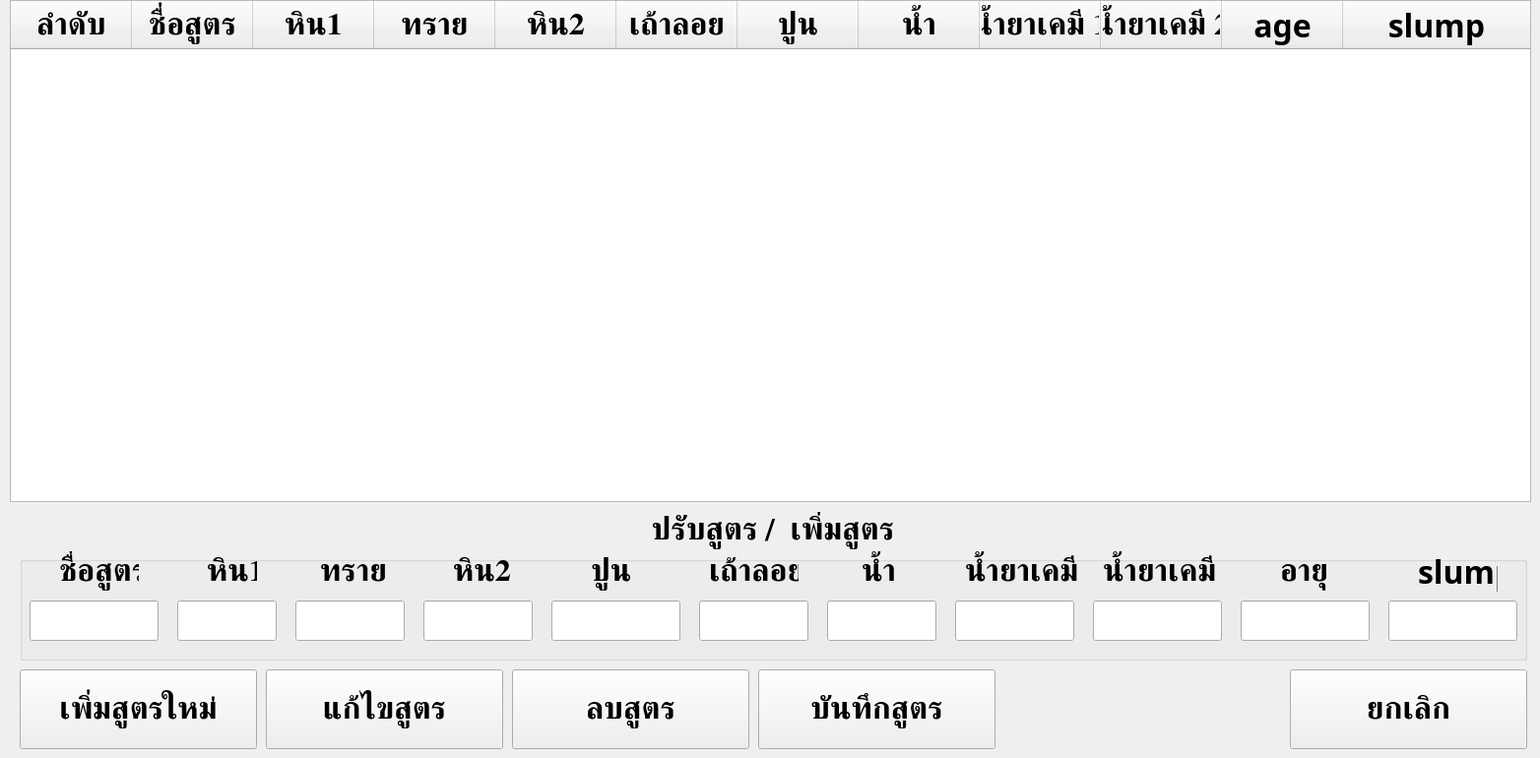
    <widget class="QWidget" name="Formula_tab">
     <attribute name="title">
      <string>Formula</string>
     </attribute>
     <widget class="QTreeWidget" name="for_formula_treeWidget">
      <property name="geometry">
       <rect>
        <x>10</x>
        <y>0</y>
        <width>1545</width>
        <height>510</height>
       </rect>
      </property>
      <property name="minimumSize">
       <size>
        <width>1545</width>
        <height>510</height>
       </size>
      </property>
      <property name="maximumSize">
       <size>
        <width>1545</width>
        <height>510</height>
       </size>
      </property>
      <property name="sizeIncrement">
       <size>
        <width>0</width>
        <height>0</height>
       </size>
      </property>
      <property name="baseSize">
       <size>
        <width>0</width>
        <height>0</height>
       </size>
      </property>
      <property name="font">
       <font>
        <family>TH Niramit AS</family>
        <pointsize>24</pointsize>
        <bold>true</bold>
       </font>
      </property>
      <property name="frameShadow">
       <enum>QFrame::Shadow::Raised</enum>
      </property>
      <property name="lineWidth">
       <number>1</number>
      </property>
      <property name="sizeAdjustPolicy">
       <enum>QAbstractScrollArea::SizeAdjustPolicy::AdjustIgnored</enum>
      </property>
      <property name="autoExpandDelay">
       <number>3</number>
      </property>
      <property name="itemsExpandable">
       <bool>true</bool>
      </property>
      <property name="sortingEnabled">
       <bool>false</bool>
      </property>
      <property name="animated">
       <bool>false</bool>
      </property>
      <property name="allColumnsShowFocus">
       <bool>false</bool>
      </property>
      <property name="wordWrap">
       <bool>false</bool>
      </property>
      <property name="expandsOnDoubleClick">
       <bool>false</bool>
      </property>
      <property name="columnCount">
       <number>12</number>
      </property>
      <attribute name="headerMinimumSectionSize">
       <number>50</number>
      </attribute>
      <attribute name="headerDefaultSectionSize">
       <number>123</number>
      </attribute>
      <column>
       <property name="text">
        <string>ลำดับ</string>
       </property>
       <property name="font">
        <font>
         <family>TH Niramit AS</family>
         <pointsize>24</pointsize>
         <bold>true</bold>
        </font>
       </property>
       <property name="textAlignment">
        <set>AlignCenter</set>
       </property>
      </column>
      <column>
       <property name="text">
        <string>ชื่อสูตร</string>
       </property>
       <property name="font">
        <font>
         <family>TH Niramit AS</family>
         <pointsize>24</pointsize>
         <bold>true</bold>
        </font>
       </property>
       <property name="textAlignment">
        <set>AlignCenter</set>
       </property>
      </column>
      <column>
       <property name="text">
        <string>หิน1</string>
       </property>
       <property name="font">
        <font>
         <family>TH Niramit AS</family>
         <pointsize>24</pointsize>
         <bold>true</bold>
        </font>
       </property>
       <property name="textAlignment">
        <set>AlignCenter</set>
       </property>
      </column>
      <column>
       <property name="text">
        <string>ทราย</string>
       </property>
       <property name="font">
        <font>
         <family>TH Niramit AS</family>
         <pointsize>24</pointsize>
         <bold>true</bold>
        </font>
       </property>
       <property name="textAlignment">
        <set>AlignCenter</set>
       </property>
      </column>
      <column>
       <property name="text">
        <string>หิน2</string>
       </property>
       <property name="font">
        <font>
         <family>TH Niramit AS</family>
         <pointsize>24</pointsize>
         <bold>true</bold>
        </font>
       </property>
       <property name="textAlignment">
        <set>AlignCenter</set>
       </property>
      </column>
      <column>
       <property name="text">
        <string>เถ้าลอย</string>
       </property>
       <property name="font">
        <font>
         <family>TH Niramit AS</family>
         <pointsize>24</pointsize>
         <bold>true</bold>
        </font>
       </property>
       <property name="textAlignment">
        <set>AlignCenter</set>
       </property>
      </column>
      <column>
       <property name="text">
        <string>ปูน</string>
       </property>
       <property name="font">
        <font>
         <family>TH Niramit AS</family>
         <pointsize>24</pointsize>
         <bold>true</bold>
        </font>
       </property>
       <property name="textAlignment">
        <set>AlignCenter</set>
       </property>
      </column>
      <column>
       <property name="text">
        <string>น้ำ</string>
       </property>
       <property name="font">
        <font>
         <family>TH Niramit AS</family>
         <pointsize>24</pointsize>
         <bold>true</bold>
        </font>
       </property>
       <property name="textAlignment">
        <set>AlignCenter</set>
       </property>
      </column>
      <column>
       <property name="text">
        <string>น้ำยาเคมี 1</string>
       </property>
       <property name="font">
        <font>
         <family>TH Niramit AS</family>
         <pointsize>24</pointsize>
         <bold>true</bold>
        </font>
       </property>
       <property name="textAlignment">
        <set>AlignCenter</set>
       </property>
      </column>
      <column>
       <property name="text">
        <string>น้ำยาเคมี 2</string>
       </property>
       <property name="font">
        <font>
         <family>TH Niramit AS</family>
         <pointsize>24</pointsize>
         <bold>true</bold>
        </font>
       </property>
       <property name="textAlignment">
        <set>AlignCenter</set>
       </property>
      </column>
      <column>
       <property name="text">
        <string>age</string>
       </property>
       <property name="font">
        <font>
         <family>TH Niramit AS</family>
         <pointsize>24</pointsize>
         <bold>true</bold>
        </font>
       </property>
       <property name="textAlignment">
        <set>AlignCenter</set>
       </property>
      </column>
      <column>
       <property name="text">
        <string>slump</string>
       </property>
       <property name="font">
        <font>
         <family>TH Niramit AS</family>
         <pointsize>24</pointsize>
         <bold>true</bold>
        </font>
       </property>
       <property name="textAlignment">
        <set>AlignCenter</set>
       </property>
      </column>
     </widget>
     <widget class="QGroupBox" name="for_config_formula_groupBox">
      <property name="geometry">
       <rect>
        <x>20</x>
        <y>520</y>
        <width>1531</width>
        <height>151</height>
       </rect>
      </property>
      <property name="font">
       <font>
        <family>TH Niramit AS</family>
        <pointsize>24</pointsize>
        <bold>true</bold>
       </font>
      </property>
      <property name="contextMenuPolicy">
       <enum>Qt::ContextMenuPolicy::DefaultContextMenu</enum>
      </property>
      <property name="title">
       <string>ปรับสูตร /  เพิ่มสูตร</string>
      </property>
      <property name="alignment">
       <set>Qt::AlignmentFlag::AlignCenter</set>
      </property>
      <property name="flat">
       <bool>false</bool>
      </property>
      <property name="checkable">
       <bool>false</bool>
      </property>
      <widget class="QLabel" name="for_name_formula_label">
       <property name="geometry">
        <rect>
         <x>40</x>
         <y>40</y>
         <width>81</width>
         <height>41</height>
        </rect>
       </property>
       <property name="font">
        <font>
         <family>TH Niramit AS</family>
         <pointsize>24</pointsize>
         <bold>true</bold>
        </font>
       </property>
       <property name="text">
        <string>ชื่อสูตร</string>
       </property>
      </widget>
      <widget class="QLineEdit" name="for_name_formula_lineEdit">
       <property name="geometry">
        <rect>
         <x>10</x>
         <y>90</y>
         <width>131</width>
         <height>41</height>
        </rect>
       </property>
       <property name="font">
        <font>
         <family>TH Niramit AS</family>
         <pointsize>22</pointsize>
         <bold>true</bold>
        </font>
       </property>
       <property name="alignment">
        <set>Qt::AlignmentFlag::AlignCenter</set>
       </property>
      </widget>
      <widget class="QLabel" name="for_rock_1_label">
       <property name="geometry">
        <rect>
         <x>190</x>
         <y>40</y>
         <width>51</width>
         <height>41</height>
        </rect>
       </property>
       <property name="font">
        <font>
         <family>TH Niramit AS</family>
         <pointsize>24</pointsize>
         <bold>true</bold>
        </font>
       </property>
       <property name="text">
        <string>หิน1</string>
       </property>
      </widget>
      <widget class="QLabel" name="for_sand_label">
       <property name="geometry">
        <rect>
         <x>305</x>
         <y>40</y>
         <width>71</width>
         <height>41</height>
        </rect>
       </property>
       <property name="font">
        <font>
         <family>TH Niramit AS</family>
         <pointsize>24</pointsize>
         <bold>true</bold>
        </font>
       </property>
       <property name="text">
        <string>ทราย</string>
       </property>
      </widget>
      <widget class="QLabel" name="for_rock_2_label">
       <property name="geometry">
        <rect>
         <x>440</x>
         <y>40</y>
         <width>71</width>
         <height>41</height>
        </rect>
       </property>
       <property name="font">
        <font>
         <family>TH Niramit AS</family>
         <pointsize>24</pointsize>
         <bold>true</bold>
        </font>
       </property>
       <property name="text">
        <string>หิน2</string>
       </property>
      </widget>
      <widget class="QLabel" name="for_fyash_label">
       <property name="geometry">
        <rect>
         <x>700</x>
         <y>40</y>
         <width>91</width>
         <height>41</height>
        </rect>
       </property>
       <property name="font">
        <font>
         <family>TH Niramit AS</family>
         <pointsize>24</pointsize>
         <bold>true</bold>
        </font>
       </property>
       <property name="text">
        <string>เถ้าลอย</string>
       </property>
      </widget>
      <widget class="QLabel" name="for_cement_label">
       <property name="geometry">
        <rect>
         <x>580</x>
         <y>40</y>
         <width>41</width>
         <height>41</height>
        </rect>
       </property>
       <property name="font">
        <font>
         <family>TH Niramit AS</family>
         <pointsize>24</pointsize>
         <bold>true</bold>
        </font>
       </property>
       <property name="text">
        <string>ปูน</string>
       </property>
      </widget>
      <widget class="QLabel" name="for_water_label">
       <property name="geometry">
        <rect>
         <x>855</x>
         <y>40</y>
         <width>41</width>
         <height>41</height>
        </rect>
       </property>
       <property name="font">
        <font>
         <family>TH Niramit AS</family>
         <pointsize>24</pointsize>
         <bold>true</bold>
        </font>
       </property>
       <property name="text">
        <string>น้ำ</string>
       </property>
      </widget>
      <widget class="QLabel" name="for_chem_1_label">
       <property name="geometry">
        <rect>
         <x>960</x>
         <y>40</y>
         <width>121</width>
         <height>41</height>
        </rect>
       </property>
       <property name="font">
        <font>
         <family>TH Niramit AS</family>
         <pointsize>24</pointsize>
         <bold>true</bold>
        </font>
       </property>
       <property name="text">
        <string>น้ำยาเคมี 1</string>
       </property>
      </widget>
      <widget class="QLabel" name="for_chem_2_label">
       <property name="geometry">
        <rect>
         <x>1100</x>
         <y>40</y>
         <width>121</width>
         <height>41</height>
        </rect>
       </property>
       <property name="font">
        <font>
         <family>TH Niramit AS</family>
         <pointsize>24</pointsize>
         <bold>true</bold>
        </font>
       </property>
       <property name="text">
        <string>น้ำยาเคมี 2</string>
       </property>
      </widget>
      <widget class="QLabel" name="for_age_label">
       <property name="geometry">
        <rect>
         <x>1280</x>
         <y>40</y>
         <width>51</width>
         <height>41</height>
        </rect>
       </property>
       <property name="font">
        <font>
         <family>TH Niramit AS</family>
         <pointsize>24</pointsize>
         <bold>true</bold>
        </font>
       </property>
       <property name="text">
        <string>อายุ</string>
       </property>
      </widget>
      <widget class="QLabel" name="for_slump_label">
       <property name="geometry">
        <rect>
         <x>1420</x>
         <y>40</y>
         <width>81</width>
         <height>41</height>
        </rect>
       </property>
       <property name="font">
        <font>
         <family>TH Niramit AS</family>
         <pointsize>24</pointsize>
         <bold>true</bold>
        </font>
       </property>
       <property name="text">
        <string>slump</string>
       </property>
      </widget>
      <widget class="QLineEdit" name="for_rock_1_lineEdit">
       <property name="geometry">
        <rect>
         <x>160</x>
         <y>90</y>
         <width>101</width>
         <height>41</height>
        </rect>
       </property>
       <property name="font">
        <font>
         <family>TH Niramit AS</family>
         <pointsize>22</pointsize>
         <bold>true</bold>
        </font>
       </property>
       <property name="alignment">
        <set>Qt::AlignmentFlag::AlignCenter</set>
       </property>
      </widget>
      <widget class="QLineEdit" name="for_sand_lineEdit">
       <property name="geometry">
        <rect>
         <x>280</x>
         <y>90</y>
         <width>111</width>
         <height>41</height>
        </rect>
       </property>
       <property name="font">
        <font>
         <family>TH Niramit AS</family>
         <pointsize>22</pointsize>
         <bold>true</bold>
        </font>
       </property>
       <property name="alignment">
        <set>Qt::AlignmentFlag::AlignCenter</set>
       </property>
      </widget>
      <widget class="QLineEdit" name="for_rock_2_lineEdit">
       <property name="geometry">
        <rect>
         <x>410</x>
         <y>90</y>
         <width>111</width>
         <height>41</height>
        </rect>
       </property>
       <property name="font">
        <font>
         <family>TH Niramit AS</family>
         <pointsize>22</pointsize>
         <bold>true</bold>
        </font>
       </property>
       <property name="alignment">
        <set>Qt::AlignmentFlag::AlignCenter</set>
       </property>
      </widget>
      <widget class="QLineEdit" name="for_fyash_lineEdit">
       <property name="geometry">
        <rect>
         <x>540</x>
         <y>90</y>
         <width>131</width>
         <height>41</height>
        </rect>
       </property>
       <property name="font">
        <font>
         <family>TH Niramit AS</family>
         <pointsize>22</pointsize>
         <bold>true</bold>
        </font>
       </property>
       <property name="alignment">
        <set>Qt::AlignmentFlag::AlignCenter</set>
       </property>
      </widget>
      <widget class="QLineEdit" name="for_cement_lineEdit">
       <property name="geometry">
        <rect>
         <x>690</x>
         <y>90</y>
         <width>111</width>
         <height>41</height>
        </rect>
       </property>
       <property name="font">
        <font>
         <family>TH Niramit AS</family>
         <pointsize>22</pointsize>
         <bold>true</bold>
        </font>
       </property>
       <property name="alignment">
        <set>Qt::AlignmentFlag::AlignCenter</set>
       </property>
      </widget>
      <widget class="QLineEdit" name="for_water_lineEdit">
       <property name="geometry">
        <rect>
         <x>820</x>
         <y>90</y>
         <width>111</width>
         <height>41</height>
        </rect>
       </property>
       <property name="font">
        <font>
         <family>TH Niramit AS</family>
         <pointsize>22</pointsize>
         <bold>true</bold>
        </font>
       </property>
       <property name="alignment">
        <set>Qt::AlignmentFlag::AlignCenter</set>
       </property>
      </widget>
      <widget class="QLineEdit" name="for_chem_1_lineEdit">
       <property name="geometry">
        <rect>
         <x>950</x>
         <y>90</y>
         <width>121</width>
         <height>41</height>
        </rect>
       </property>
       <property name="font">
        <font>
         <family>TH Niramit AS</family>
         <pointsize>22</pointsize>
         <bold>true</bold>
        </font>
       </property>
       <property name="alignment">
        <set>Qt::AlignmentFlag::AlignCenter</set>
       </property>
      </widget>
      <widget class="QLineEdit" name="for_chem_2_lineEdit">
       <property name="geometry">
        <rect>
         <x>1090</x>
         <y>90</y>
         <width>131</width>
         <height>41</height>
        </rect>
       </property>
       <property name="font">
        <font>
         <family>TH Niramit AS</family>
         <pointsize>22</pointsize>
         <bold>true</bold>
        </font>
       </property>
       <property name="alignment">
        <set>Qt::AlignmentFlag::AlignCenter</set>
       </property>
      </widget>
      <widget class="QLineEdit" name="for_age_lineEdit">
       <property name="geometry">
        <rect>
         <x>1240</x>
         <y>90</y>
         <width>131</width>
         <height>41</height>
        </rect>
       </property>
       <property name="font">
        <font>
         <family>TH Niramit AS</family>
         <pointsize>22</pointsize>
         <bold>true</bold>
        </font>
       </property>
       <property name="alignment">
        <set>Qt::AlignmentFlag::AlignCenter</set>
       </property>
      </widget>
      <widget class="QLineEdit" name="for_slump_lineEdit">
       <property name="geometry">
        <rect>
         <x>1390</x>
         <y>90</y>
         <width>131</width>
         <height>41</height>
        </rect>
       </property>
       <property name="font">
        <font>
         <family>TH Niramit AS</family>
         <pointsize>22</pointsize>
         <bold>true</bold>
        </font>
       </property>
       <property name="alignment">
        <set>Qt::AlignmentFlag::AlignCenter</set>
       </property>
      </widget>
     </widget>
     <widget class="QPushButton" name="for_add_formula_pushButton">
      <property name="geometry">
       <rect>
        <x>20</x>
        <y>680</y>
        <width>241</width>
        <height>81</height>
       </rect>
      </property>
      <property name="font">
       <font>
        <family>TH Niramit AS</family>
        <pointsize>24</pointsize>
        <bold>true</bold>
       </font>
      </property>
      <property name="text">
       <string>เพิ่มสูตรใหม่</string>
      </property>
     </widget>
     <widget class="QPushButton" name="for_config_formula_pushButton">
      <property name="geometry">
       <rect>
        <x>270</x>
        <y>680</y>
        <width>241</width>
        <height>81</height>
       </rect>
      </property>
      <property name="font">
       <font>
        <family>TH Niramit AS</family>
        <pointsize>24</pointsize>
        <bold>true</bold>
       </font>
      </property>
      <property name="text">
       <string>แก้ไขสูตร</string>
      </property>
     </widget>
     <widget class="QPushButton" name="for_delete_formula_pushButton">
      <property name="geometry">
       <rect>
        <x>520</x>
        <y>680</y>
        <width>241</width>
        <height>81</height>
       </rect>
      </property>
      <property name="font">
       <font>
        <family>TH Niramit AS</family>
        <pointsize>24</pointsize>
        <bold>true</bold>
       </font>
      </property>
      <property name="text">
       <string>ลบสูตร</string>
      </property>
     </widget>
     <widget class="QPushButton" name="for_save_formula_pushButton">
      <property name="geometry">
       <rect>
        <x>770</x>
        <y>680</y>
        <width>241</width>
        <height>81</height>
       </rect>
      </property>
      <property name="font">
       <font>
        <family>TH Niramit AS</family>
        <pointsize>24</pointsize>
        <bold>true</bold>
       </font>
      </property>
      <property name="text">
       <string>บันทึกสูตร</string>
      </property>
     </widget>
     <widget class="QPushButton" name="for_cancel_pushButton">
      <property name="geometry">
       <rect>
        <x>1310</x>
        <y>680</y>
        <width>241</width>
        <height>81</height>
       </rect>
      </property>
      <property name="font">
       <font>
        <family>TH Niramit AS</family>
        <pointsize>24</pointsize>
        <bold>true</bold>
       </font>
      </property>
      <property name="text">
       <string>ยกเลิก</string>
      </property>
     </widget>
    </widget>
